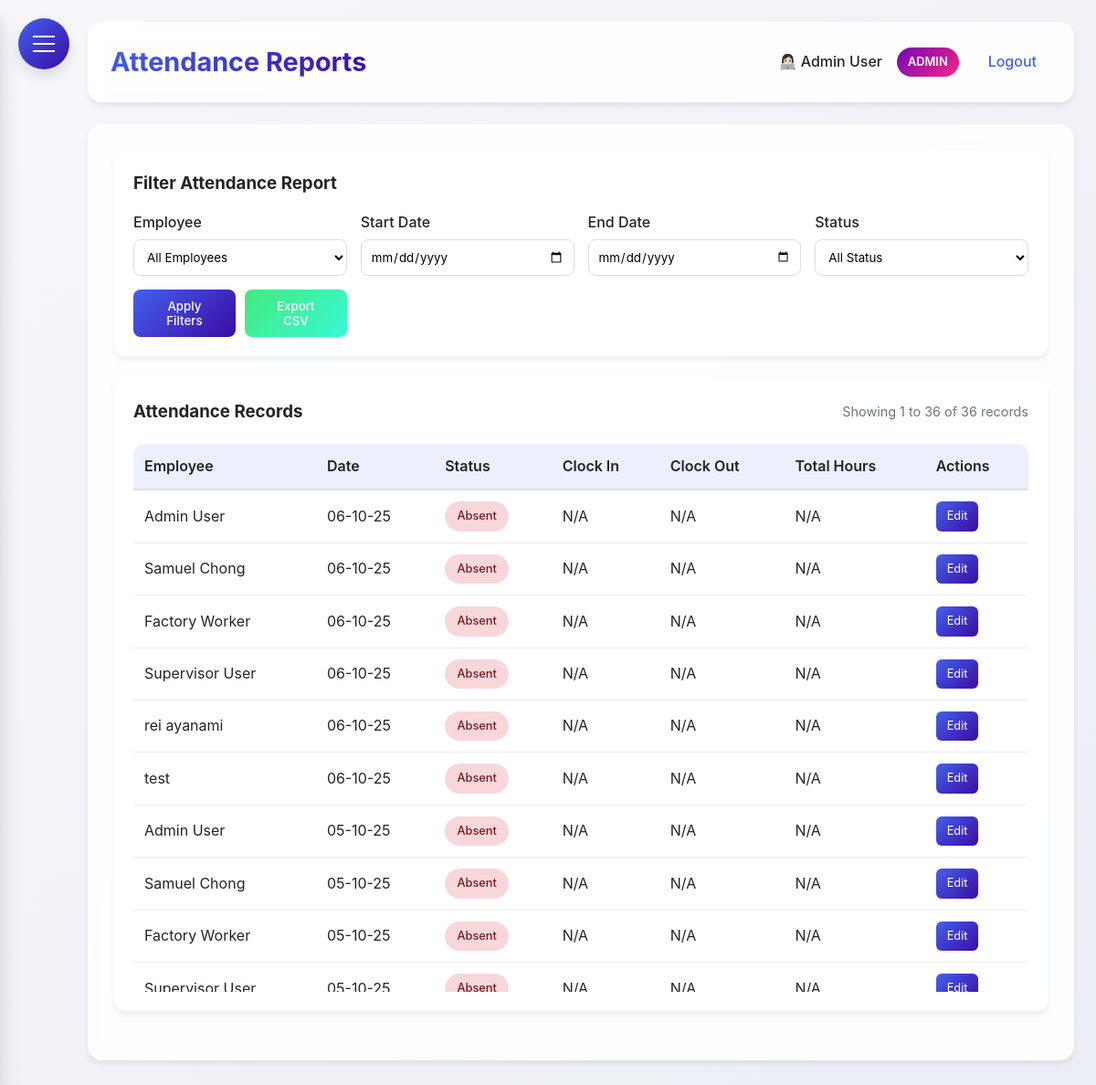
The app's page /reports (signed in), older data.
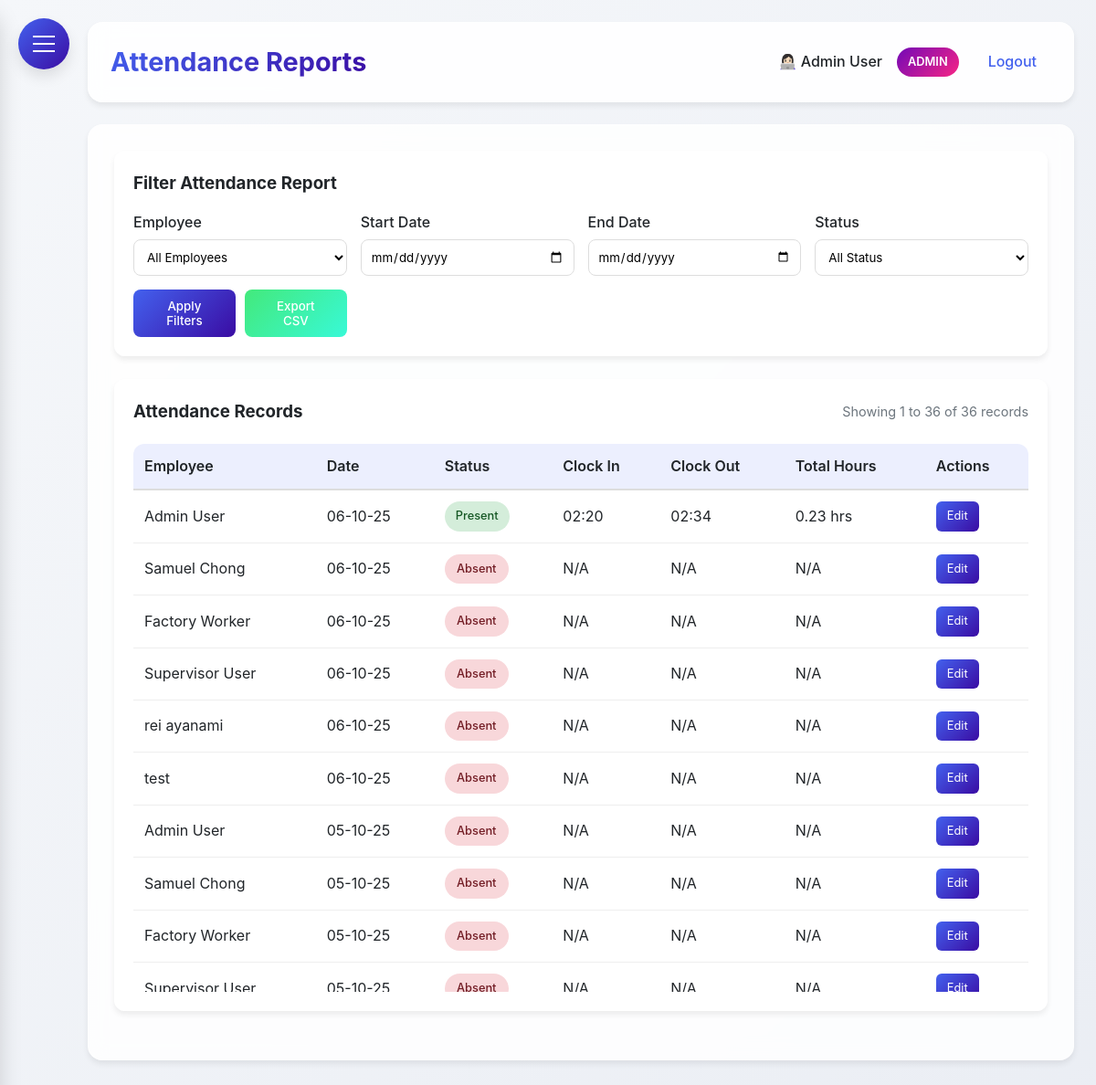
The same page, newer data.
### HerculesSystem.py (models this page shows, shortened)
class Employee(UserMixin, db.Model):
    __tablename__ = 'employee'  # Explicitly set to 'employees'
    id = db.Column(db.Integer, primary_key=True)
    username = db.Column(db.String(80), unique=True, nullable=False)
    password = db.Column(db.String(120), nullable=False)
    full_name = db.Column(db.String(120), nullable=False)
    email = db.Column(db.String(120), unique=True, nullable=False)
    nationality = db.Column(db.String(80), nullable=False)
    employee_id = db.Column(db.String(80), unique=True, nullable=False)
    hire_date = db.Column(db.Date)
    is_admin = db.Column(db.Boolean, default=False)
    user_type = db.Column(db.String(20), default='employee')
    last_clock_in = db.Column(db.DateTime)
    last_clock_out = db.Column(db.DateTime)
    last_lunch_start = db.Column(db.DateTime)
    last_lunch_end = db.Column(db.DateTime)
    date_joined = db.Column(db.Date, nullable=True)  # Date when employee joined the company
    basic_salary = db.Column(db.Numeric(10, 2), nullable=True)  # Basic salary
    leave_balances = db.relationship('LeaveBalance', back_populates='employee', lazy=True)

class TimeTracking(db.Model):
    __tablename__ = 'time_tracking'
    id = db.Column(db.Integer, primary_key=True)
    employee_id = db.Column(db.Integer, db.ForeignKey('employee.id'), nullable=False)
    action_type = db.Column(db.String(20), nullable=False)  #clock_in, clock_out, lunch_start, lunch_end
    timestamp = db.Column(db.DateTime, nullable=True)
    latitude = db.Column(db.Float, nullable=True)
    longitude = db.Column(db.Float, nullable=True)
    address = db.Column(db.String(200), nullable=True)
    status = db.Column(db.String(20), nullable=True)    # in/out office
    ip_address = db.Column(db.String(45), nullable=True)
    employee = db.relationship('Employee', backref=db.backref('time_entries', lazy=True))

### HerculesSystem.py (the view, shortened to what this page needs)
@app.route('/reports')
@login_required
def reports():
    if current_user.user_type not in ['admin', 'supervisor']:
        flash('You do not have permission to view reports.', 'danger')
        return redirect(url_for('dashboard'))
    if current_user.user_type == 'supervisor':
        employees = Employee.query.filter_by(supervisor_id=current_user.id).all()
    else:  # admin
        employees = Employee.query.all()
    employee_id = request.args.get('employee_id')
    start_date_str = request.args.get('start_date')
    end_date_str = request.args.get('end_date')
    status_filter = request.args.get('status')
    page = request.args.get('page', 1, type=int)
    per_page = 50  # Records per page
    start_date = None
    end_date = None
    if not start_date and not end_date:
        today = date.today()
        start_date = today.replace(day=1)
        end_date = today
    attendance_data = get_attendance_data(employee_id, start_date, end_date, status_filter, current_user)
    attendance_data.sort(key=lambda x: x['date'], reverse=True)
    total_records = len(attendance_data)
    total_pages = ceil(total_records / per_page) if total_records > 0 else 1
    start_idx = (page - 1) * per_page
    end_idx = start_idx + per_page
    paginated_records = attendance_data[start_idx:end_idx]
    start_date_form_value = start_date.strftime('%Y-%m-%d') if start_date else ''
    end_date_form_value = end_date.strftime('%Y-%m-%d') if end_date else ''
    return render_template('reports.html',
                         employees=employees,
                         attendance_records=paginated_records,
                         now=datetime.now(),
                         current_user=current_user,
                         page=page,
                         per_page=per_page,
                         total_records=total_records,
                         total_pages=total_pages,
                         start_date_value=start_date_form_value,
                         end_date_value=end_date_form_value)

### HerculesSystem.py (called while the page is built)
@app.after_request
def add_security_headers(response):
    response.headers['Permissions-Policy'] = 'geolocation=()'
    return response

@login_manager.user_loader
def load_user(user_id):
    return db.session.get(Employee, int(user_id))

@app.context_processor
def inject_now():
    return {'now': datetime.utcnow()}

@app.before_request
def before_request():
    if request.url.startswith('https://'):
        new_url = request.url.replace('https://', 'http://', 1)
        return redirect(new_url, code=301)

### templates/reports.html (shortened to what the changed rows need)
{% extends "base.html" %}
{% block content %}
<div class="dashboard-container">
    <div class="glass table-section">
        {% if attendance_records %}
        <div class="table-container">
            <table>
                <thead>
                    <tr>
                        <th>Employee</th>
                        <th>Date</th>
                        <th>Status</th>
                        <th>Clock In</th>
                        <th>Clock Out</th>
                        <th>Total Hours</th>
                        {% if current_user.user_type in ['admin', 'supervisor'] %}
                        <th>Actions</th>
                        {% endif %}
                    </tr>
                </thead>
                <tbody>
                    {% for record in attendance_records %}
                    <tr>
                        <td>{{ record.employee.full_name }}</td>
                        <td>{{ record.date.strftime('%d-%m-%y') }}</td>
                        <td>
                            <span class="status-badge status-{{ record.status }}">
                                {{ record.status.title() }}
                            </span>
                        </td>
                        <td>{{ record.clock_in.strftime('%H:%M') if record.clock_in else 'N/A' }}</td>
                        <td>{{ record.clock_out.strftime('%H:%M') if record.clock_out else 'N/A' }}</td>
                        <td>
                            {% if record.total_hours != 'N/A' %}
                                {{ record.total_hours }} hrs
                            {% else %}
                                {{ record.total_hours }}
                            {% endif %}
                        </td>
                        {% if current_user.user_type in ['admin', 'supervisor'] %}
                        <td>
                            <a href="{{ url_for('edit_attendance', employee_id=record.employee.id, date_str=record.date.strftime('%Y-%m-%d')) }}"
                               class="btn-edit">
                               Edit
                            </a>
                        </td>
                        {% endif %}
                    </tr>
                    {% endfor %}
                </tbody>
            </table>
        </div>
        {% else %}
        <div class="no-records">
            <p>No attendance records found for the selected filters.</p>
        </div>
        {% endif %}
    </div>
</div>
{% endblock %}

### templates/base.html (shortened to what this page needs)
<!DOCTYPE html>
<html lang="en">
<head>
</head>
<body>
    <div class="hamburger-menu" id="hamburgerMenu">
        <span></span>
    </div>
    <div class="main-content" id="mainContent">
        <div class="header">
            <h1>{% block header %}Hercules HR{% endblock %}</h1>
            <div class="user-info">
                {% if current_user.is_authenticated %}
                <span>👩🏻‍💻 {{ current_user.full_name }}</span>
                {% if current_user.user_type == 'admin' %}
                <span class="admin-badge">ADMIN</span>
                {% endif %}
                <a href="{{ url_for('logout') }}">Logout</a>
                {% else %}
                <a href="{{ url_for('login') }}">Login</a>
                {% endif %}
            </div>
        </div>
        <div class="content">
            {% block content %}{% endblock %}
        </div>
    </div>
</body>
</html>

Row changes from the older to the newer data that the page shows:
added TimeTracking: clock_in "02:20"
added TimeTracking: clock_out "02:34"
Text that changed along with them:
new list line: "Admin User"
new list line: "06-10-25 Present 0.23 hrs Edit"
list line gone: "Admin User"
list line gone: "06-10-25 Absent N/A N/A N/A Edit"
